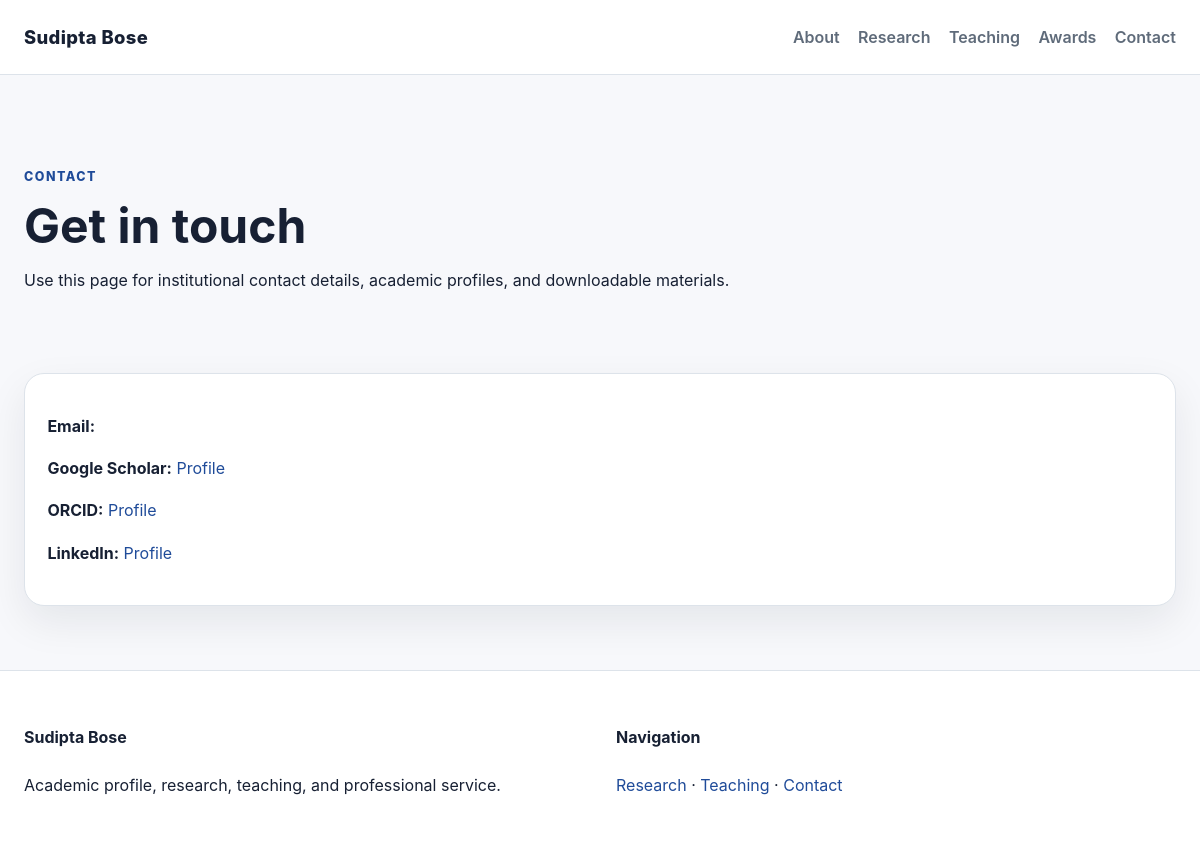
The app's page /contact/, older data.
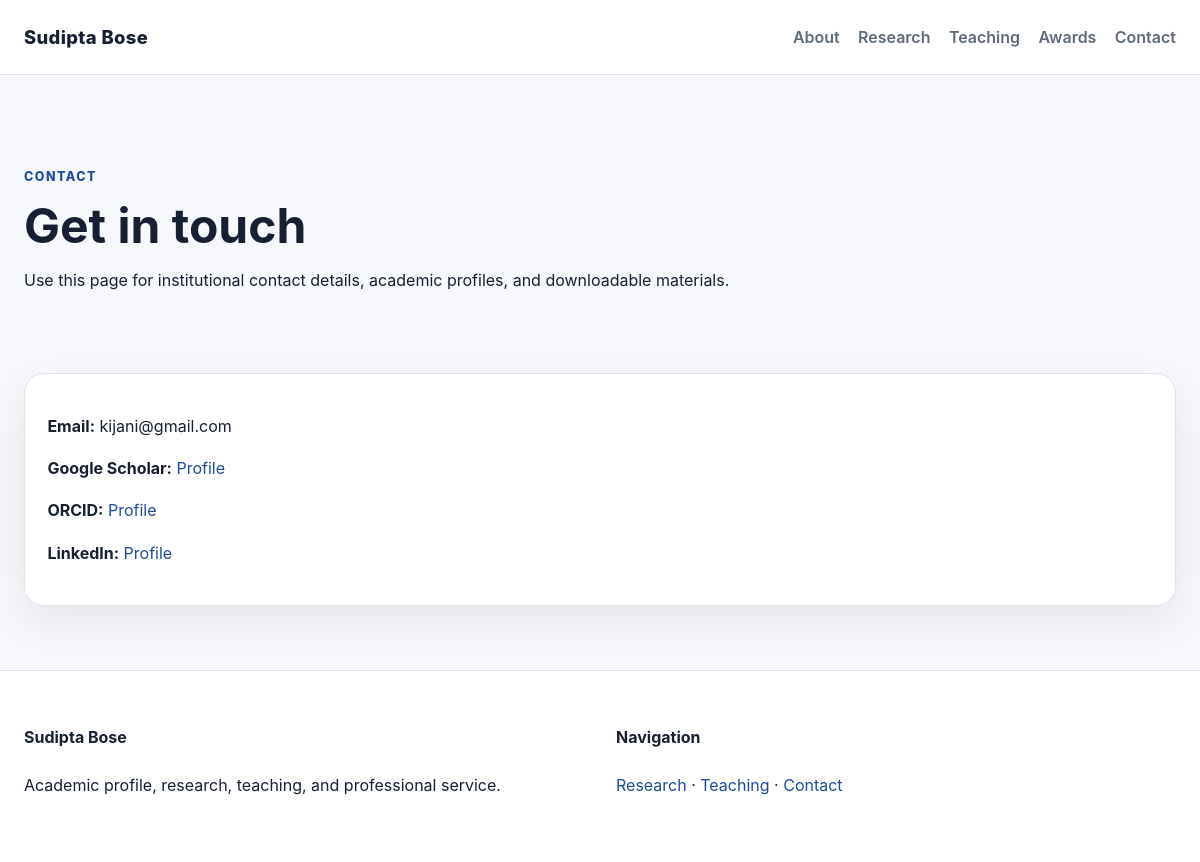
The same page, newer data.
### website/models.py (models this page shows, shortened)
class SiteProfile(models.Model):
    full_name = models.CharField(max_length=200)
    title = models.CharField(max_length=200)
    institution = models.CharField(max_length=200, blank=True)
    bio = models.TextField()
    research_interests = models.TextField(blank=True)
    skills = models.CharField(max_length=255, blank=True)
    email = models.EmailField(blank=True)
    scholar_url = models.URLField(blank=True)
    orcid_url = models.URLField(blank=True)
    linkedin_url = models.URLField(blank=True)
    class Meta:
        verbose_name = 'Site Profile'
        verbose_name_plural = 'Site Profile'

### website/views.py (the view)
# urls.py: path('contact/', views.contact, name='contact'),
def contact(request):
    return render(request, 'website/contact.html', {
        'profile': SiteProfile.objects.first(),
    })

### website/templates/website/contact.html (shortened to what this page needs)
{% extends "website/base.html" %}
{% block content %}
<section class="page-hero container narrow">
    <p class="eyebrow">Contact</p>
    <h1>Get in touch</h1>
    <p>Use this page for institutional contact details, academic profiles, and downloadable materials.</p>
</section>
<section class="section container narrow">
    <div class="card">
        <p><strong>Email:</strong> {{ profile.email }}</p>
        <p><strong>Google Scholar:</strong> <a href="{{ profile.scholar_url }}" target="_blank" rel="noopener">Profile</a></p>
        <p><strong>ORCID:</strong> <a href="{{ profile.orcid_url }}" target="_blank" rel="noopener">Profile</a></p>
        <p><strong>LinkedIn:</strong> <a href="{{ profile.linkedin_url }}" target="_blank" rel="noopener">Profile</a></p>
    </div>
</section>
{% endblock %}

Row changes from the older to the newer data that the page shows:
added SiteProfile: email "kijani@gmail.com"
